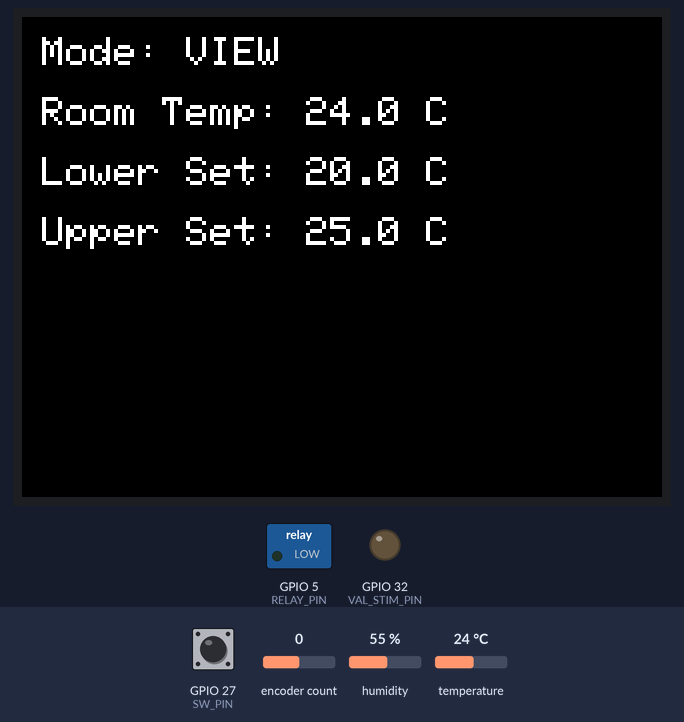
Recording of a program running on a simulated ESP32. On the bench: 320×240 colour display, switched loads named in the program (green lamp = pin HIGH), output pins drawn as LEDs (lit = HIGH). The inputs (shaded band) are chosen by the test bench; at power-on: GPIO 27 (SW_PIN) HIGH, temperature 24 °C, encoder count 0, humidity 55 %. What the program prints to the serial monitor is not drawn.

Above: at 3.5 s.
3.6 s: GPIO 27 (SW_PIN) pulled LOW for 0.15 s
At 6.0 s:
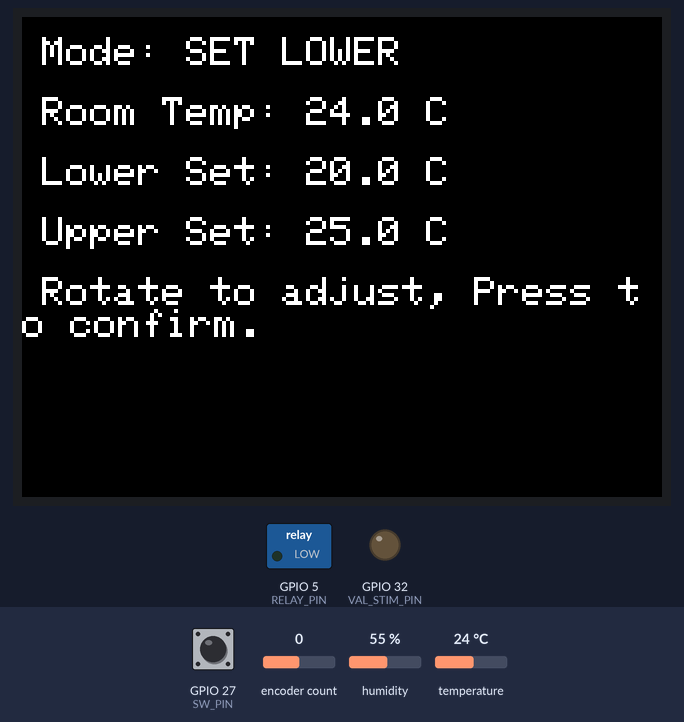
6.2 s: GPIO 27 (SW_PIN) pulled LOW for 1 s
At 7.7 s:
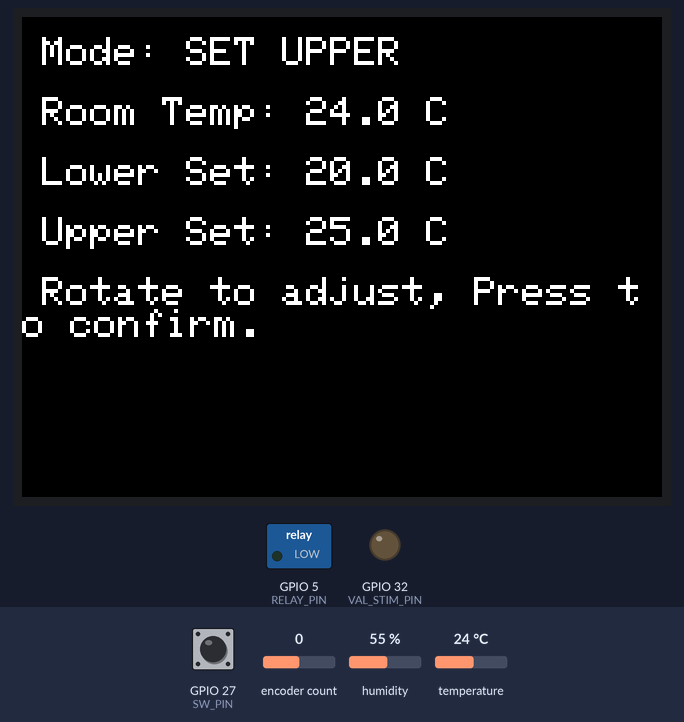
7.8 s: temperature set to 20.4 °C
At 9.7 s:
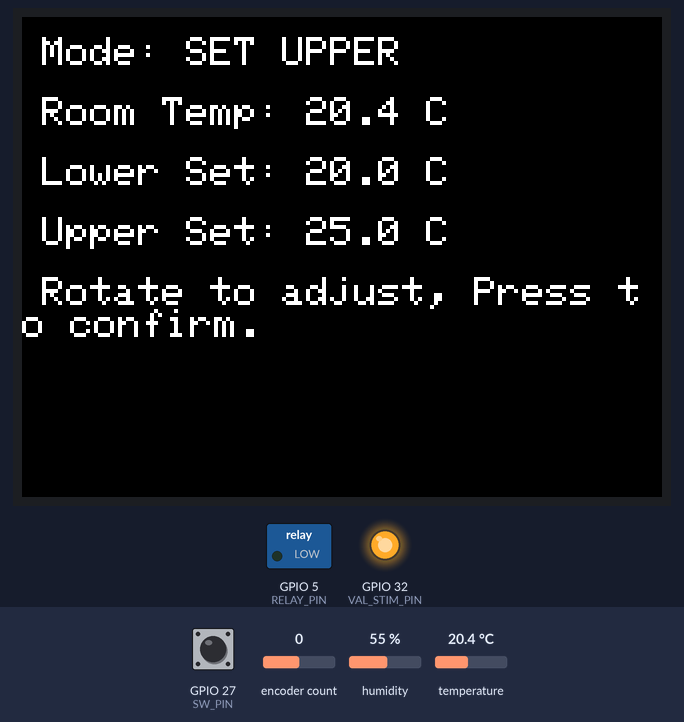
9.8 s: temperature set to 19.2 °C
At 12.1 s:
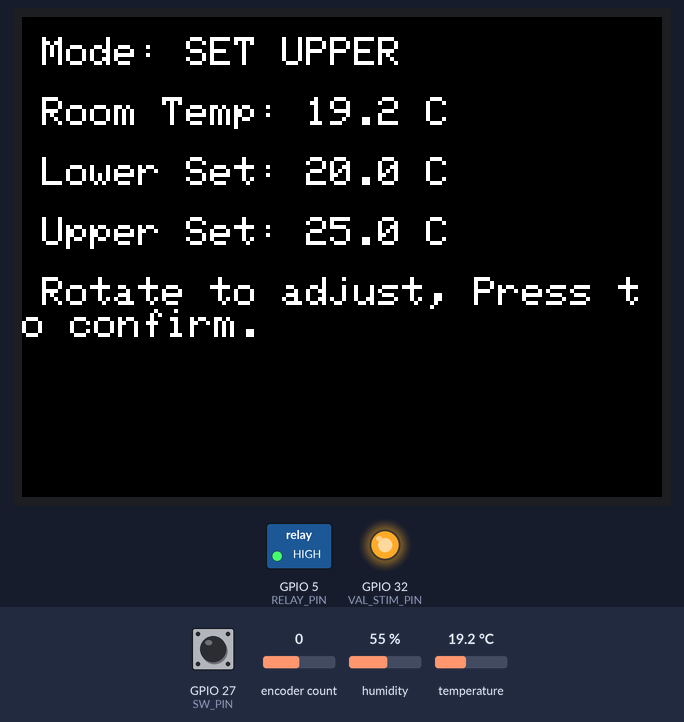
13.8 s: GPIO 27 (SW_PIN) pulled LOW for 0.15 s
At 14.4 s:
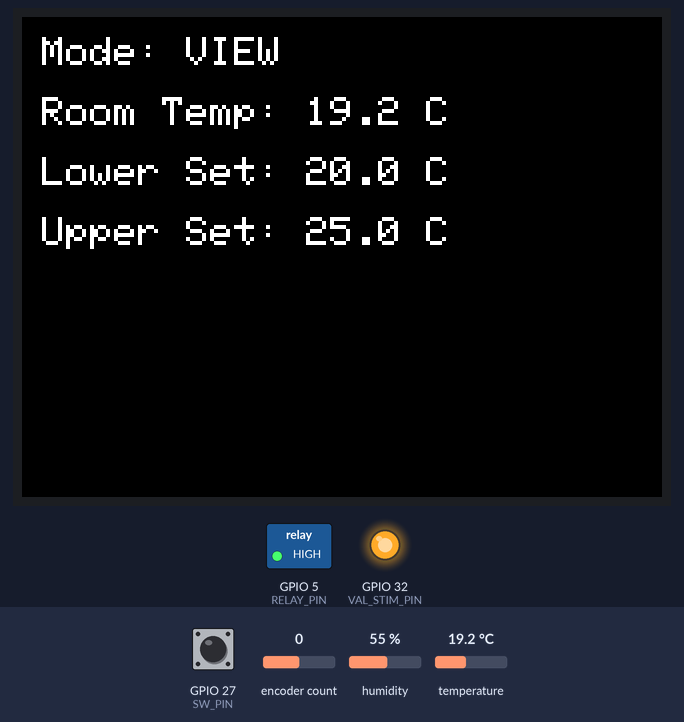
14.5 s: GPIO 27 (SW_PIN) pulled LOW for 3.2 s
At 16.1 s:
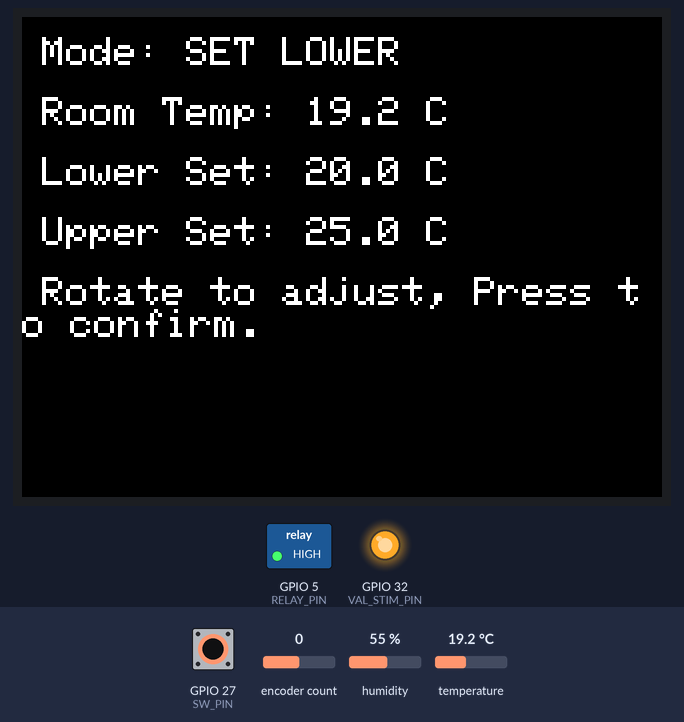
Timing chart, 0 to 17.6 s (numbered marks = the images above; inputs shaded):
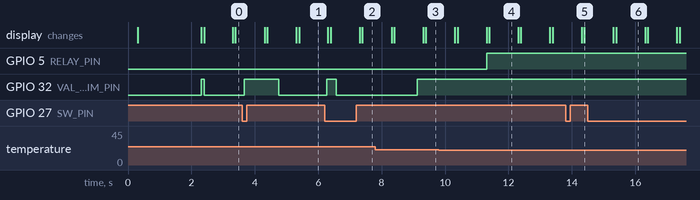

Measured:
- the behaviour switches between 20 and 19.9 °C on temperature (found by bisection; images 3 and 4)
- after the input at 3.6 s, GPIO 32 (VAL_STIM_PIN): LOW → HIGH after 0.06 s instead of 1.3 s; the display: first differs from a run without the input after 0.79 s (image 1)
- after the input at 6.2 s, GPIO 32 (VAL_STIM_PIN): LOW → HIGH after 0.06 s instead of 1.2 s; the display: first differs from a run without the input after 0.19 s (image 2)
- after the input at 7.8 s, the display: first differs from a run without the input after 0.60 s (image 3)
- after the input at 9.8 s, GPIO 5 (RELAY_PIN): LOW → HIGH after 1.5 s; the display: first differs from a run without the input after 1.6 s (image 4)
- after the input at 13.8 s, the display: first differs from a run without the input after 0.59 s (image 5)
- after the input at 14.5 s, the display: first differs from a run without the input after 0.89 s (image 6)

The program:

main.cpp
```cpp
#include <Arduino.h>
#include <DHT.h>

#include <Adafruit_GFX.h>
#include <Adafruit_ILI9341.h>
#include <Encoder.h>

void validationFrame(int mode);
void validationMode(int mode, uint32_t acceptedAt);
void validationStart();

void displayInfo(String message);
void updateDisplay(float currentTemp);
float readTemperature();
void updateRelay(float temperature);
void handleEncoder();
void toggleMode();

#define DHTTYPE DHT22
#define DHTPIN 16

#define RELAY_PIN 5

#define TFT_CS    14
#define TFT_RST   17
#define TFT_DC    4
#define TFT_MOSI  23
#define TFT_SCLK  18
#define TFT_MISO  19

Adafruit_ILI9341 tft = Adafruit_ILI9341(TFT_CS, TFT_DC, TFT_RST);

#define ENCODER_CLK 25
#define ENCODER_DT  26
#define ENCODER_SW  27

Encoder *myEnc = nullptr;
const int SW_PIN = ENCODER_SW;

float LOWER_THRESHOLD = 20.0;
float UPPER_THRESHOLD = 25.0;

bool relayState = false;
bool swPressed = false;
unsigned long lastSwPress = 0;

enum Mode { VIEW, SET_LOWER, SET_UPPER };
Mode currentMode = VIEW;

DHT dht(DHTPIN, DHTTYPE);

void setup() {
  Serial.begin(115200);

  static Encoder encoder(ENCODER_CLK, ENCODER_DT);
  myEnc = &encoder;

  pinMode(RELAY_PIN, OUTPUT);
  digitalWrite(RELAY_PIN, LOW);

  tft.begin();
  tft.setRotation(1);
  tft.fillScreen(ILI9341_BLACK);
  tft.setTextColor(ILI9341_WHITE);
  tft.setTextSize(2);
  displayInfo("Initializing...");

  dht.begin();

  pinMode(SW_PIN, INPUT_PULLUP);

  delay(2000);
  validationStart();
}

void loop() {
  static unsigned long lastUpdate = 0;
  unsigned long currentMillis = millis();

  if (currentMillis - lastUpdate >= 1000) {
    lastUpdate = currentMillis;
    float temperature = readTemperature();

    updateRelay(temperature);

    updateDisplay(temperature);
  }

  handleEncoder();
}

float readTemperature() {
  float temperature = 0.0;

  temperature = dht.readTemperature();
  if (isnan(temperature)) {
    Serial.println("Failed to read from DHT sensor!");
    temperature = 0.0;
  }

  return temperature;
}

void updateRelay(float temperature) {
  if (temperature < LOWER_THRESHOLD && !relayState) {
    digitalWrite(RELAY_PIN, HIGH);
    relayState = true;
    Serial.println("Relay Activated.");
  }
  else if (temperature >= UPPER_THRESHOLD && relayState) {
    digitalWrite(RELAY_PIN, LOW);
    relayState = false;
    Serial.println("Relay Deactivated.");
  }
}

void displayInfo(String message) {
  tft.fillScreen(ILI9341_BLACK);
  tft.setCursor(10, 10);
  tft.println(message);
}

void updateDisplay(float currentTemp) {
  tft.fillScreen(ILI9341_BLACK);
  tft.setTextColor(ILI9341_WHITE);
  tft.setTextSize(2);

  tft.setCursor(10, 10);
  tft.print("Mode: ");
  switch (currentMode) {
    case VIEW:
      tft.println("VIEW");
      break;
    case SET_LOWER:
      tft.println("SET LOWER");
      break;
    case SET_UPPER:
      tft.println("SET UPPER");
      break;
  }

  tft.setCursor(10, 40);
  tft.print("Room Temp: ");
  tft.print(currentTemp, 1);
  tft.println(" C");

  tft.setCursor(10, 70);
  tft.print("Lower Set: ");
  tft.print(LOWER_THRESHOLD, 1);
  tft.println(" C");

  tft.setCursor(10, 100);
  tft.print("Upper Set: ");
  tft.print(UPPER_THRESHOLD, 1);
  tft.println(" C");

  if (currentMode == SET_LOWER || currentMode == SET_UPPER) {
    tft.setCursor(10, 130);
    tft.print("Rotate to adjust, Press to confirm.");
  }
  validationFrame((int)currentMode);
}

void handleEncoder() {
  static long lastPosition = 0;
  long newPosition = myEnc->read() / 4;

  if (newPosition != lastPosition) {
    long delta = newPosition - lastPosition;
    lastPosition = newPosition;

    if (currentMode == SET_LOWER) {
      LOWER_THRESHOLD += delta * 0.5;
      if (LOWER_THRESHOLD < -50.0) LOWER_THRESHOLD = -50.0;
      if (LOWER_THRESHOLD > UPPER_THRESHOLD - 0.5) LOWER_THRESHOLD = UPPER_THRESHOLD - 0.5;
      Serial.print("Lower Threshold: ");
      Serial.println(LOWER_THRESHOLD);
    }
    else if (currentMode == SET_UPPER) {
      UPPER_THRESHOLD += delta * 0.5;
      if (UPPER_THRESHOLD > 100.0) UPPER_THRESHOLD = 100.0;
      if (UPPER_THRESHOLD < LOWER_THRESHOLD + 0.5) UPPER_THRESHOLD = LOWER_THRESHOLD + 0.5;
      Serial.print("Upper Threshold: ");
      Serial.println(UPPER_THRESHOLD);
    }

    updateDisplay(readTemperature());
  }

  if (digitalRead(SW_PIN) == LOW) {
    if (!swPressed && (millis() - lastSwPress > 200)) {
      swPressed = true;
      lastSwPress = millis();
      toggleMode();
    }
  }
  else {
    swPressed = false;
  }
}

void toggleMode() {
  const uint32_t valAcceptedAt = millis();
  switch (currentMode) {
    case VIEW:
      currentMode = SET_LOWER;
      break;
    case SET_LOWER:
      currentMode = SET_UPPER;
      break;
    case SET_UPPER:
      currentMode = VIEW;
      myEnc->write(0);
      break;
  }
  Serial.print("Mode changed to: ");
  switch (currentMode) {
    case VIEW:
      Serial.println("VIEW");
      break;
    case SET_LOWER:
      Serial.println("SET LOWER");
      break;
    case SET_UPPER:
      Serial.println("SET UPPER");
      break;
  }
  validationMode((int)currentMode, valAcceptedAt);
}

volatile uint32_t valFrameAt = 0, valModeAt = 0, valFrameCount = 0;
volatile int valFrameMode = -1, valObservedMode = 0;
const int VAL_STIM_PIN = 32;
void validationFrame(int mode) {
  valFrameMode = mode; valFrameAt = millis(); valFrameCount++;
  Serial.printf("[VAL_FRAME] ms=%lu mode=%d\n", (unsigned long)valFrameAt, mode);
}
void validationMode(int mode, uint32_t acceptedAt) {
  valModeAt = acceptedAt; valObservedMode = mode;
  Serial.printf("[VAL_MODE] ms=%lu mode=%d\n", (unsigned long)acceptedAt, mode);
}
int observedMode() { return valObservedMode; }
void valWait(uint32_t ms) { vTaskDelay(pdMS_TO_TICKS(ms)); }
bool waitNewFrame(uint32_t before, uint32_t timeout=4000) {
  uint32_t start=millis();
  while (valFrameCount==before && millis()-start<timeout) valWait(1);
  return valFrameCount!=before;
}
bool physicalPress(uint32_t holdAfterAccept=60) {
  int before=observedMode(); uint32_t start=millis();
  digitalWrite(VAL_STIM_PIN,LOW);
  while (observedMode()==before && millis()-start<2500) valWait(1);
  bool accepted=observedMode()!=before;
  valWait(holdAfterAccept); digitalWrite(VAL_STIM_PIN,HIGH); valWait(300);
  return accepted;
}
bool returnToView() {
  for(int i=0;i<3 && observedMode()!=0;i++) if(!physicalPress()) return false;
  return observedMode()==0;
}
void validationTask(void*) {
  Serial.println("[VAL_BEGIN] instrumented ESP32 GPIO32->GPIO27; no logical-state injection");
  if(!waitNewFrame(0)) { Serial.println("[VAL_ABORT] no initial frame"); vTaskDelete(nullptr); return; }
  valWait(10);

  int before=observedMode(); uint32_t start=millis();
  digitalWrite(VAL_STIM_PIN,LOW);
  while(observedMode()==before && millis()-start<2500) valWait(1);
  if(observedMode()==before) { digitalWrite(VAL_STIM_PIN,HIGH); Serial.println("[VAL_ABORT] no accepted press"); vTaskDelete(nullptr); return; }
  int target=observedMode(); uint32_t accepted=valModeAt;
  valWait(60); digitalWrite(VAL_STIM_PIN,HIGH);
  start=millis();
  while(valFrameMode!=target && millis()-start<4000) valWait(1);
  uint32_t elapsed=valFrameAt-accepted;
  Serial.printf("[VAL_RESULT] case=T05 accepted_ms=%lu frame_ms=%lu elapsed_ms=%lu budget_ms=500 actual_mode=%d frame_mode=%d pass=%d\n",
    (unsigned long)accepted,(unsigned long)valFrameAt,(unsigned long)elapsed,target,valFrameMode,(int)(valFrameMode==target && elapsed<=500));
  valWait(350);
  if(!returnToView()) { Serial.println("[VAL_ABORT] could not return to VIEW"); vTaskDelete(nullptr); return; }

  uint32_t count=valFrameCount; waitNewFrame(count); valWait(10);
  digitalWrite(VAL_STIM_PIN,LOW); valWait(1100);
  digitalWrite(VAL_STIM_PIN,HIGH); valWait(150);
  Serial.printf("[VAL_RESULT] case=T04_CLEAN actual_mode=%d expected_mode=1 pass=%d\n",observedMode(),(int)(observedMode()==1));
  valWait(300);
  if(!returnToView()) { Serial.println("[VAL_ABORT] could not reset after control"); vTaskDelete(nullptr); return; }

  count=valFrameCount; waitNewFrame(count); valWait(10);
  uint32_t pressAt=millis(); digitalWrite(VAL_STIM_PIN,LOW); valWait(1100);
  uint32_t releaseAt=millis(); digitalWrite(VAL_STIM_PIN,HIGH); valWait(5);
  uint32_t bounceAt=millis(); digitalWrite(VAL_STIM_PIN,LOW); valWait(20);
  digitalWrite(VAL_STIM_PIN,HIGH); valWait(150);
  Serial.printf("[VAL_RESULT] case=T04_BOUNCE press_ms=%lu release_ms=%lu bounce_ms=%lu rebound_low_ms=20 actual_mode=%d expected_mode=1 pass=%d\n",
    (unsigned long)pressAt,(unsigned long)releaseAt,(unsigned long)bounceAt,observedMode(),(int)(observedMode()==1));
  Serial.println("[VAL_END] stimulus pin HIGH; original control logic retained");
  vTaskDelete(nullptr);
}
void validationStart() {
  pinMode(VAL_STIM_PIN,OUTPUT); digitalWrite(VAL_STIM_PIN,HIGH);
  xTaskCreatePinnedToCore(validationTask,"validation",6144,nullptr,1,nullptr,0);
}
```
